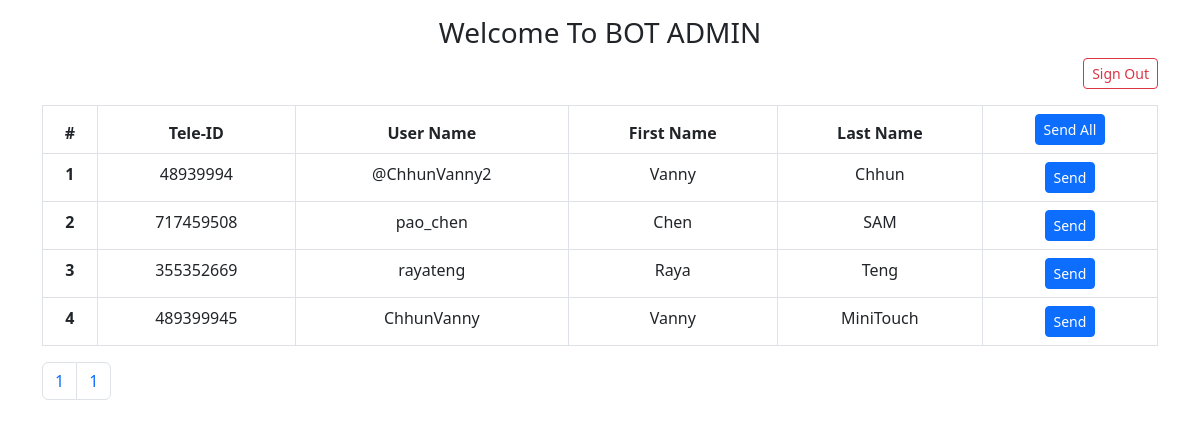
Page / (signed in) on the committed database.
### tables this page shows
CREATE TABLE IF NOT EXISTS `mod_telegram_member` (
  `id` int(11) NOT NULL AUTO_INCREMENT,
  `tid` bigint(11) NOT NULL,
  `username` varchar(50) DEFAULT NULL,
  `firstname` varchar(50) DEFAULT NULL,
  `lastname` varchar(50) DEFAULT NULL,
  `startdate` datetime NOT NULL,
  PRIMARY KEY (`id`)
);

### pages/index.php (the view, shortened to what this page needs)
<div class="HomePage">
    <div class="container">
        <div class="container-header mt-3">
            <div class="welcome ">
                <h3>Welcome To BOT ADMIN</h3>
            </div>
        </div>
        <div class="container-body">
            <div class="tableList-Users-container">
                <div class="d-flex flex-row justify-content-end mt-2 mb-3">
                    <a class="btn btn-sm btn-outline-danger" href="logout.php">Sign Out</a>
                </div>
                <table class="table table-bordered">
                    <thead>
                        <tr>
                            <th scope="col">#</th>
                            <th scope="col">Tele-ID</th>
                            <th scope="col">User Name</th>
                            <th scope="col">First Name</th>
                            <th scope="col">Last Name</th>
                            <th scope="col">
                                <button id="SendAllUsers" class="btn btn-sm btn-primary SendAllUsers" type="button" title="Create Notification then send all users">Send All</button>
                            </th>
                        </tr>
                    </thead>
                    <tbody>
                        <?php
                        $sql = "SELECT COUNT(*) FROM `mod_telegram_member`";
                        $result = mysqli_query($con, $sql);
                        $row = mysqli_fetch_row($result);
                        $total_records = $row[0];
                        $total_pages = ceil($total_records / 10);
                        if (isset($_GET['page']) && is_numeric($_GET['page'])) {
                            $current_page = (int) $_GET['page'];
                        } else {
                            $current_page = 1;
                        }
                        $offset = ($current_page - 1) * 10;
                        $sql = "SELECT * FROM `mod_telegram_member` ORDER BY `id` DESC LIMIT 10 OFFSET {$offset}";
                        $result = mysqli_query($con, $sql);
                        $assoc = mysqli_fetch_all($result, MYSQLI_ASSOC);
                        foreach ($assoc as $key => $val) {
                        ?>
                            <tr id="<?php echo $key ?>">
                                <th scope="row"><?php echo ($offset + $key + 1) ?></th>
                                <td id="<?php echo $val['tid'] ?>"><?php echo $val['tid'] ?></td>
                                <td id="<?php echo $val['username'] ?>"><?php echo $val['username'] ?></td>
                                <td id="<?php echo $val['firstname'] ?>"><?php echo $val['firstname'] ?></td>
                                <td id="<?php echo $val['lastname'] ?>"><?php echo $val['lastname'] ?></td>
                                <td>
                                    <button class="btn btn-sm btn-primary selectThisUser" userid="<?php echo $val['tid'] ?>" type="button">Send</button>
                                </td>
                            </tr>
                        <?php
                        }
                        ?>
                    </tbody>
                </table>
                <div aria-label="Page navigation example">
                    <ul class="pagination">
                        <?php for ($i = max(1, min($total_pages - 6, $current_page - 2)); $i <= min(max(7, $current_page + 4), $total_pages); ++$i) : ?>
                            <?php if ($i == max(1, min($total_pages - 6, $current_page - 2))) : ?>
                                <li class="page-item"><a class="page-link" href="?page=1">1</a></li>
                            <?php endif; ?>
                            <?php if ($i == min(max(7, $current_page + 4), $total_pages)) : ?>
                                <li class="page-item"><a class="page-link" href="?page=<?php echo $total_pages ?>"><?php echo $total_pages ?></a></li>
                            <?php endif; ?>
                        <?php endfor; ?>
                    </ul>
                </div>
            </div>
        </div>
    </div>
</div>

### index.php (shortened to what this page needs)
<?php
    switch ($pageUrl) {
        default:
            $pagefile = "pages/index.php";
            break;
    }
?>
<!DOCTYPE html>
<html lang="en">
<head>
    <link rel="stylesheet" href="/contens/bootstrap/bootstrap.min.css">
    <link rel="stylesheet" href="/contens/iziToast-master/dist/css/iziToast.min.css">
    <link rel="stylesheet" href="/contens/customstyle.css">
</head>
<body class="" data-lang="<?php echo $_SESSION['lang'] ?>">
    <?php
    include $pagefile;
    ?>
</body>
</html>

### contens/customstyle.css (style rules this page uses)
.HomePage { width: 100dvw; height: 100dvh; }
.container-header h3 { text-align: center; }
.SendAllUsers { text-align: right; }
.tableList-Users-container > table { text-align: center; }

### rows in the picture
mod_telegram_member: key "1", tid "48939994", username "@ChhunVanny2", firstname "Vanny", lastname "Chhun"
mod_telegram_member: key "2", tid "717459508", username "pao_chen", firstname "Chen", lastname "SAM"
mod_telegram_member: key "3", tid "355352669", username "rayateng", firstname "Raya", lastname "Teng"
mod_telegram_member: key "4", tid "489399945", username "ChhunVanny", firstname "Vanny", lastname "MiniTouch"

### other values in the picture
$total_pages "1"
